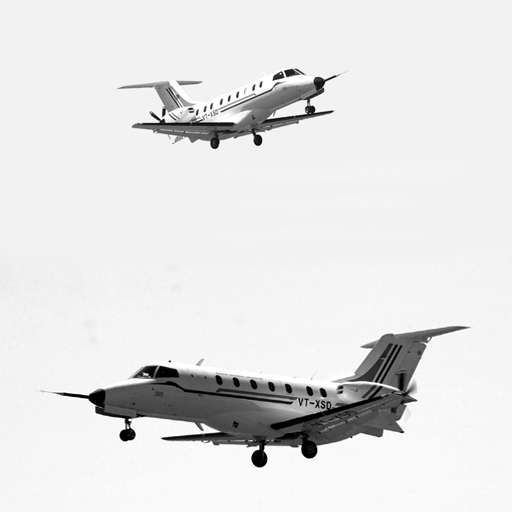
%> input picture saras9t.jpg, 512 x 512 px
$ octave Untitled.m   (GNU Octave 9; MATLAB toolbox functions it lacks are replaced by stand-ins)
%> lines starting %> are read from the running program, lines starting %| are printed output that depends on the picture
%function[] = DCTIF_demo()
close all;
clear all;
home;
flg = 1; % 1: display the results & 0: no display

imt = double(imread('saras9t.jpg'));
%> imt: size 512x512 double; min 0, max 255, mean 227.7; mean of the top-left, top-right, bottom-left and bottom-right quarters 235, 236.8, 221.4, 217.4

im1 = double(imread('saras91.jpg'));
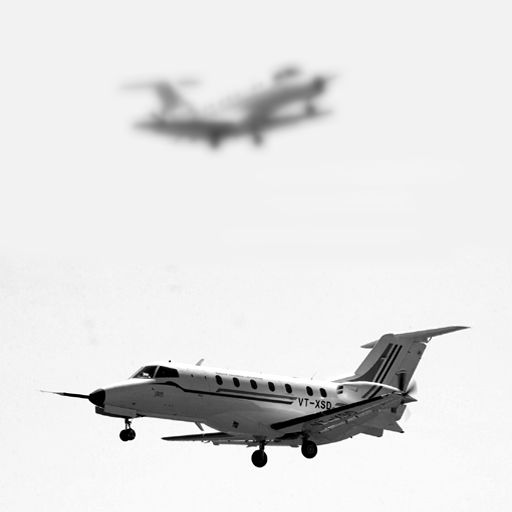
%> input picture saras91.jpg, 512 x 512 px
%> im1: size 512x512 double; min 0, max 255, mean 227.7; mean of the top-left, top-right, bottom-left and bottom-right quarters 235, 236.8, 221.4, 217.4
im2 = double(imread('saras92.jpg'));
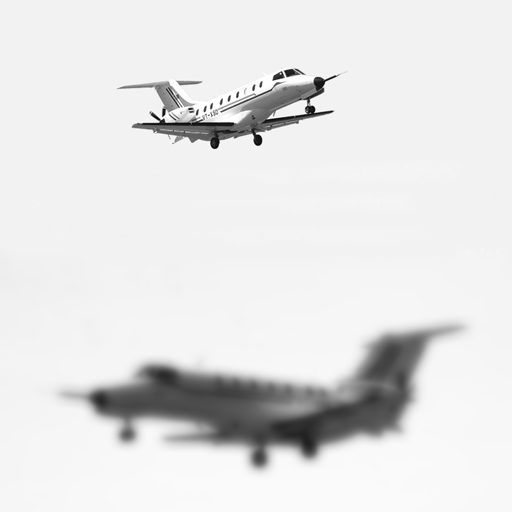
%> input picture saras92.jpg, 512 x 512 px
%> im2: size 512x512 double; min 0, max 255, mean 227.7; mean of the top-left, top-right, bottom-left and bottom-right quarters 235, 236.8, 221.4, 217.5

if flg == 1
    figure(1); imshow(im1,[]);
    figure(2); imshow(im2,[]);
    pause(1);
end

h = waitbar(0,'Please wait...');
bs = [2 4 8 16 32 64 128 256 512]; %block size
lbs = length(bs);
%> (the run ends here)
